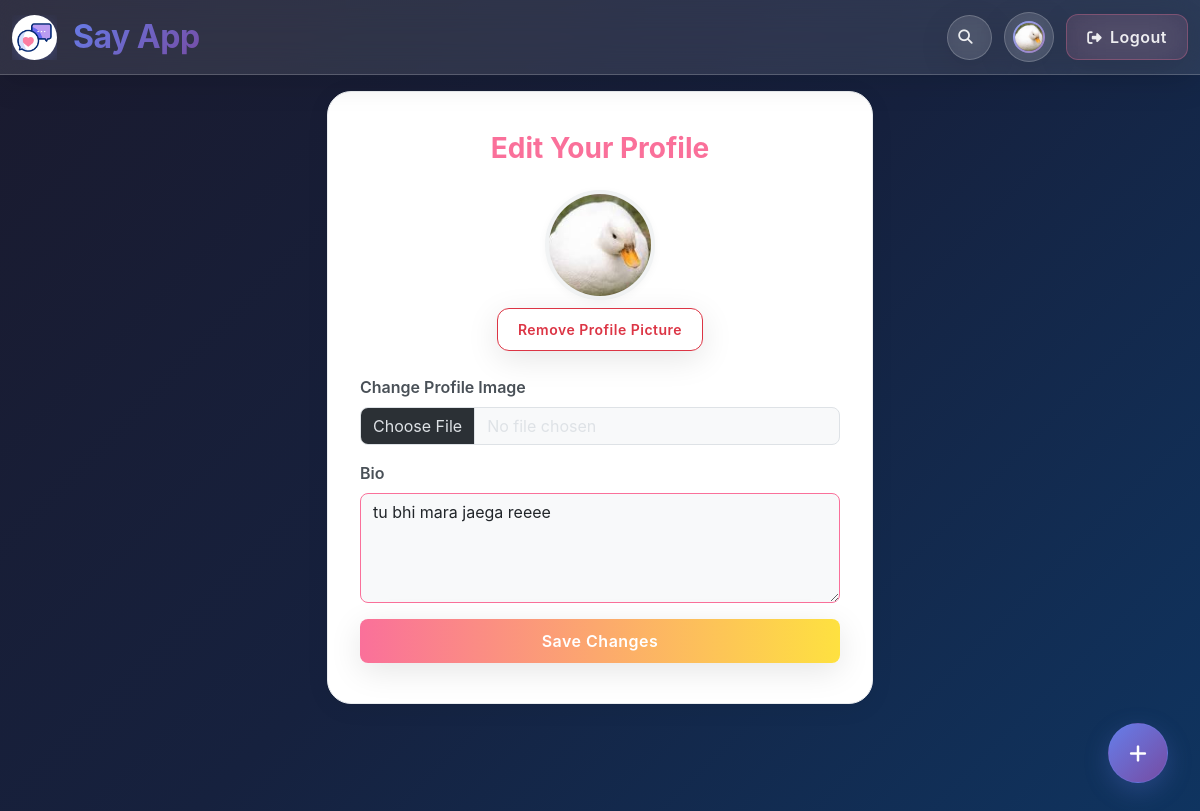
The page /tweet/edit_profile/ (signed in) on the database as committed earlier.
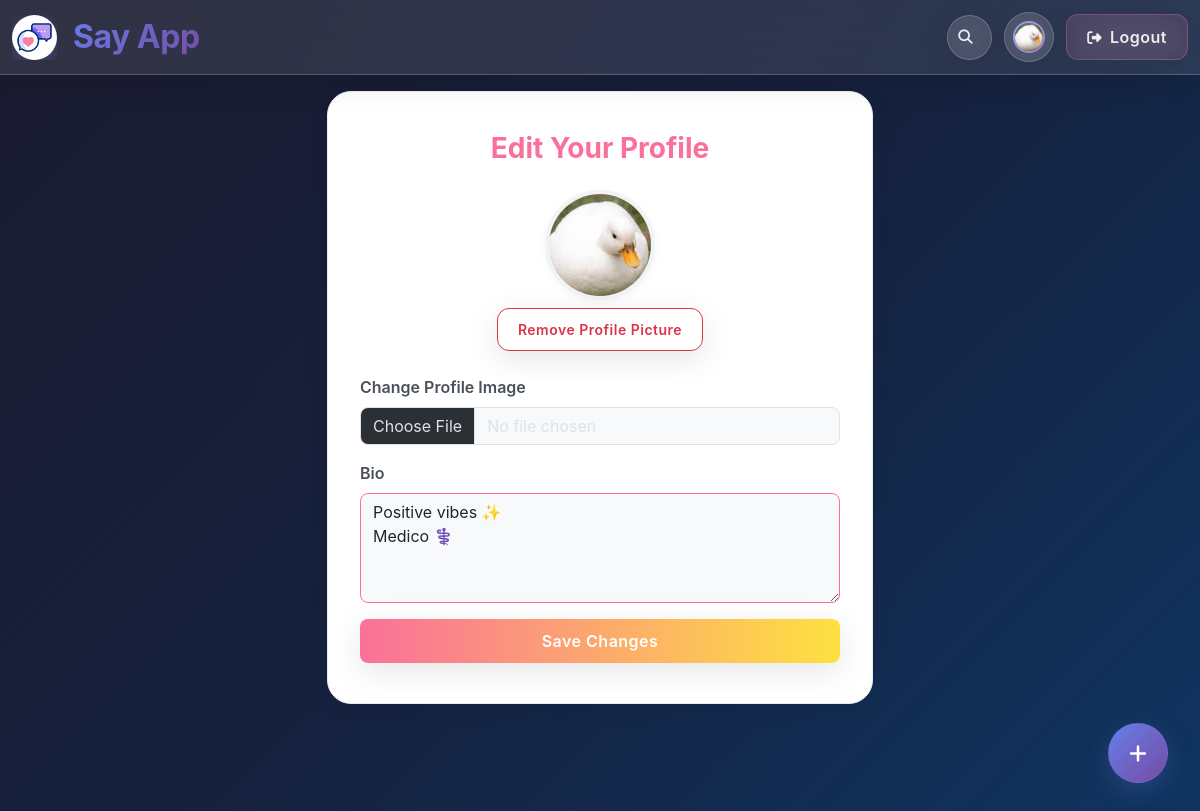
The same page on the database as committed later.
### tweet/models.py (models this page shows, shortened)
class Profile(models.Model):
    user = models.OneToOneField(User, on_delete=models.CASCADE)
    bio = models.TextField(blank=True, null=True)
    profile_image = models.ImageField(upload_to='profile_pics/', blank=True, null=True)
    followers = models.ManyToManyField(User, related_name='following', blank=True)

### tweet/views.py (the view)
# urls.py: path('edit_profile/', views.edit_profile, name="edit_profile"),
@login_required
def edit_profile(request):
    profile = request.user.profile
    if request.method == 'POST':
        form = EditProfileForm(request.POST, request.FILES, instance=profile)
        if form.is_valid():
            form.save()
            return redirect('profile_page', username=request.user.username)
    else:
        form = EditProfileForm(instance=profile)
    return render(request, 'edit_profile.html', {'form': form, 'profile': profile})

### tweet/forms.py
class EditProfileForm(forms.ModelForm):
    class Meta:
        model = Profile
        fields=['bio', 'profile_image']

### tweet/templates/edit_profile.html (shortened to what this page needs)
{% extends 'layout.html' %}
{% load static %}
{% block content %}
<div class="container mt-3">
    <div class="row justify-content-center">
        <div class="col-md-7 col-lg-6">
            <div class="edit-profile-card">
                <h3 class="mb-4 text-center fw-bold" style="color:#fa709a;">Edit Your Profile</h3>
                <div class="text-center mb-4">
                    {% if profile.profile_image %}
                        <img src="{{ profile.profile_image.url }}" alt="Profile Image" class="rounded-circle edit-profile-avatar" height="110" width="110" style="object-fit: cover;">
                        <form method="POST" action="{% url 'remove_profile_image' %}" class="mt-2" onsubmit="return confirm('Are you sure you want to remove your profile picture?');">
                            <button type="submit" class="btn edit-profile-btn-remove btn-sm">Remove Profile Picture</button>
                        </form>
                    {% else %}
                        <img src="{% static 'images/default_profile.png' %}" alt="Default Image" class="rounded-circle mb-2 edit-profile-avatar" height="110" width="110" style="object-fit: cover;">
                    {% endif %}
                </div>
                <form method="POST" enctype="multipart/form-data">
                    <div class="mb-3">
                        <label for="id_profile_image" class="form-label edit-profile-label">Change Profile Image</label>
                        <input type="file" name="profile_image" id="id_profile_image" class="form-control edit-profile-form-control">
                    </div>
                    <div class="mb-3">
                        <label for="id_bio" class="form-label edit-profile-label">Bio</label>
                        <textarea name="bio" id="id_bio" class="bio form-control edit-profile-form-control text-dark" rows="4" placeholder="Tell us something about yourself...">{{ profile.bio|default_if_none:"" }}</textarea>
                    </div>
                    <div class="d-grid">
                        <button type="submit" class="btn edit-profile-btn-save">Save Changes</button>
                    </div>
                </form>
            </div>
        </div>
    </div>
</div>
{% endblock %}

Rows that differ between the two databases and show on the page:
changed Profile: bio "tu bhi mara jaega reeee" → "Positive vibes ✨ Medico ⚕️"
